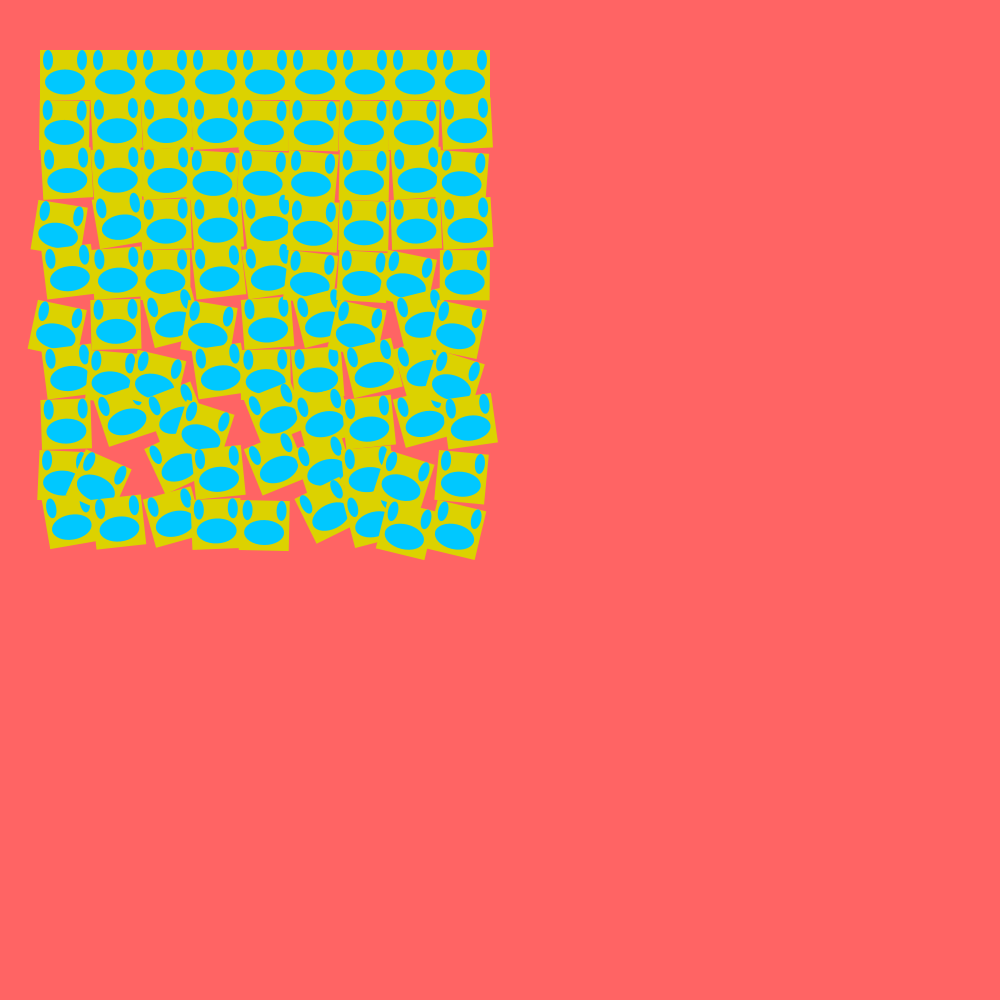
Frame 1 (no input)
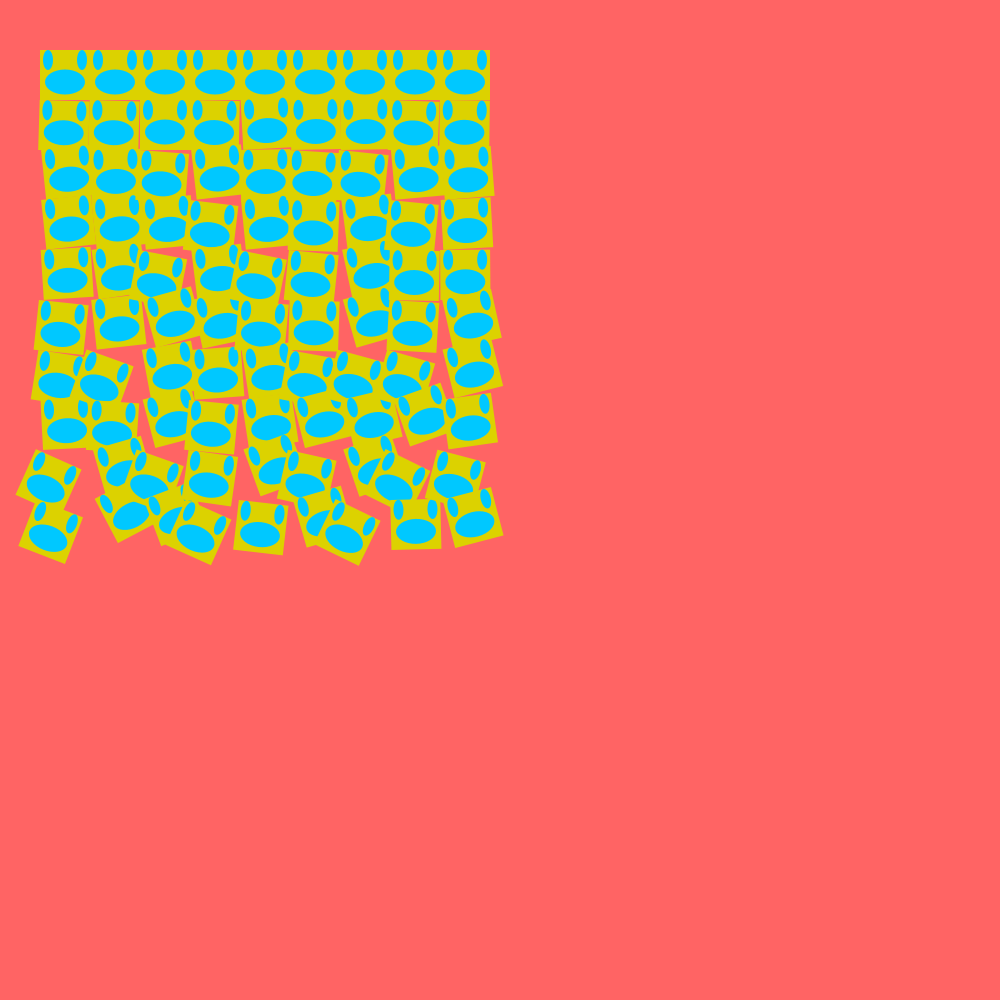
Frame 60 (the mouse pressed at the canvas centre just before this capture)
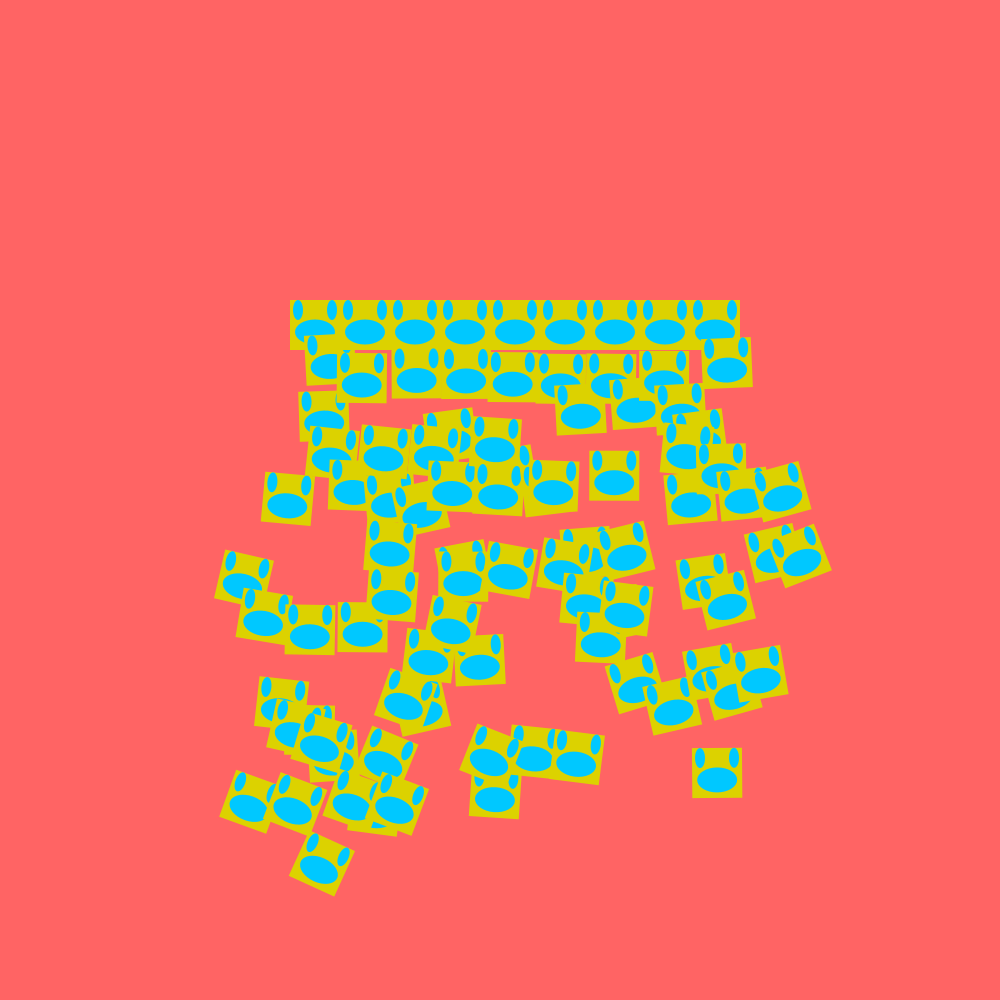
Frame 120 (the mouse held since frame 60 and released just before this capture)

The Processing sketch that drew these frames (run headless with seeded random() and noise(); from frame 60 on, the mouse is pressed at the canvas centre):

// Processing sketch: processing_114001
// ── processing_114001.pde

void setup()
{
  size(1000, 1000);
  frameRate(10);
}
 
void draw()
  
{
  background(255,100,100);
  noStroke();
  //fill(0,200,255);
  for (int i = 0; i <9; i++)
  {
    for (int j = 0; j <10; j++)
    {
      pushMatrix();
      translate(i*50+40,j*50 +40);
      rotate(random(PI*j/-54,PI*j/54));
      smileyface(i*25, j*25);
      popMatrix();
   
    }
  }
}


void smileyface(int x, int y)
{
  fill(220,210,0);
  rect(mouseX/2+0,mouseY/2+10,50,50);
  fill(0,200,255);
  ellipse(mouseX/2+42,mouseY/2+20,10,20);
ellipse(mouseX/2+8,mouseY/2+20,10,20);
ellipse(mouseX/2+25,mouseY/2+42,40,25);
}
